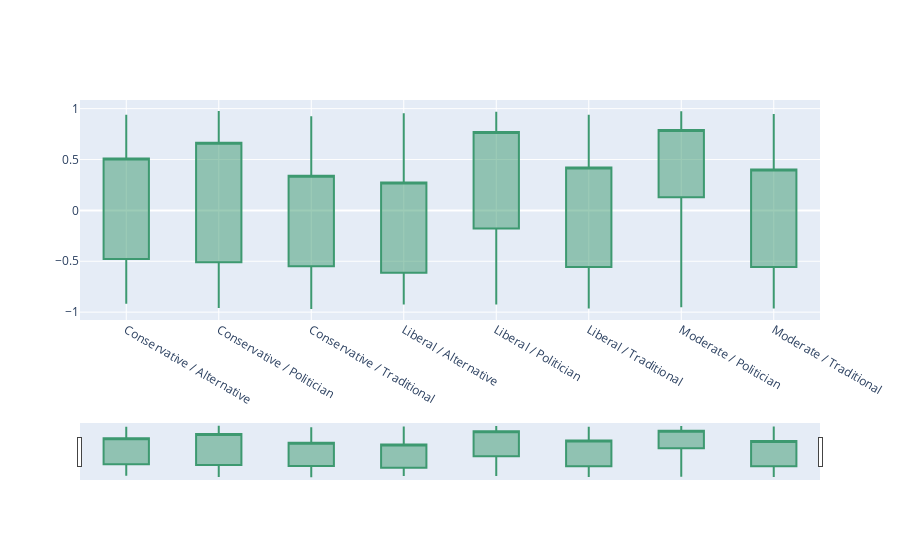

The notebook cell saved with this chart:
### Markdown cell above
#### Intersection

### Code cell
make_candle_plot_multi(df=overall_df, groupby_=['POLITICAL_ALIGNMENT', 'NEWS_SOURCES_TYPE'], attribute='OVERALL_SENTIMENT' )

### Figure 1 — Plotly figure (JSON) as saved in the notebook; plotly's stock layout.template omitted (floating-point values rounded to 4 significant figures)
{"data": [{"close": [0.51, 0.6646, 0.34, 0.2732, 0.7717, 0.4215, 0.7906, 0.4019], "high": [0.9401, 0.9769, 0.9246, 0.9551, 0.9686, 0.9393, 0.9735, 0.9477], "low": [-0.9169, -0.959, -0.9691, -0.926, -0.9246, -0.9643, -0.9529, -0.9643], "open": [-0.4767, -0.5106, -0.5499, -0.6124, -0.1779, -0.5574, 0.128, -0.5574], "type": "candlestick", "x": ["Conservative / Alternative", "Conservative / Politician", "Conservative / Traditional", "Liberal / Alternative", "Liberal / Politician", "Liberal / Traditional", "Moderate / Politician", "Moderate / Traditional"]}], "layout": {}}
